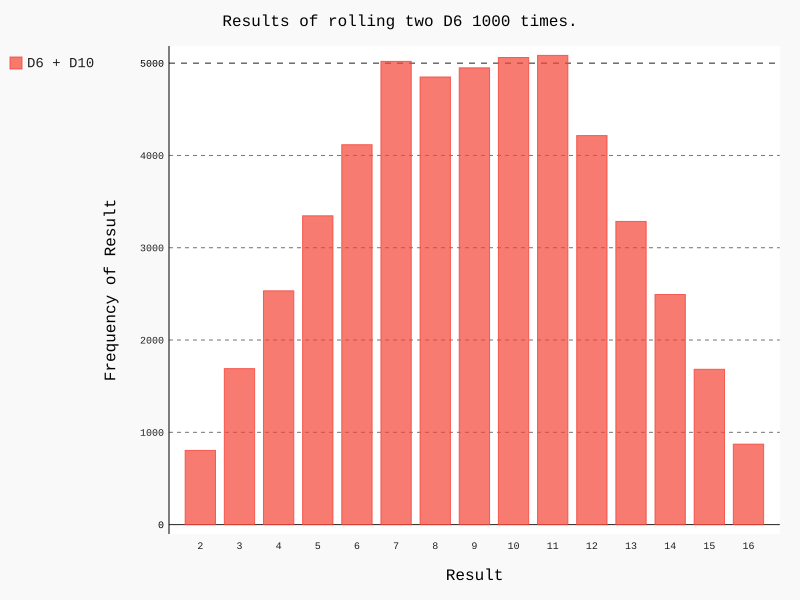

Generate this figure with Python:
#!/usr/bin/env python3

import pygal
from die import Die


# Cria um dado D6 e um D10:
die_1 = Die()
die_2 = Die(10)

# Faz alguns lançamentos e armazena os resultados em uma lista:
results = []

for roll_num in range(50000):
    result = die_1.roll() + die_2.roll()
    results.append(result)

# Analisa os resultados:
frequencies = []
max_result = die_1.num_sides + die_2.num_sides

for value in range(2, max_result + 1):
    frequency = results.count(value)
    frequencies.append(frequency)

# Visualiza os resultados:
hist = pygal.Bar()
hist.title = "Results of rolling two D6 1000 times."
hist.x_labels = ['2', '3', '4', '5', '6', '7', '8', '9', '10', '11', '12', '13', '14', '15', '16']
hist.x_title = "Result"
hist.y_title = "Frequency of Result"
hist.add('D6 + D10', frequencies)
hist.render_to_file('different_dice.svg')
